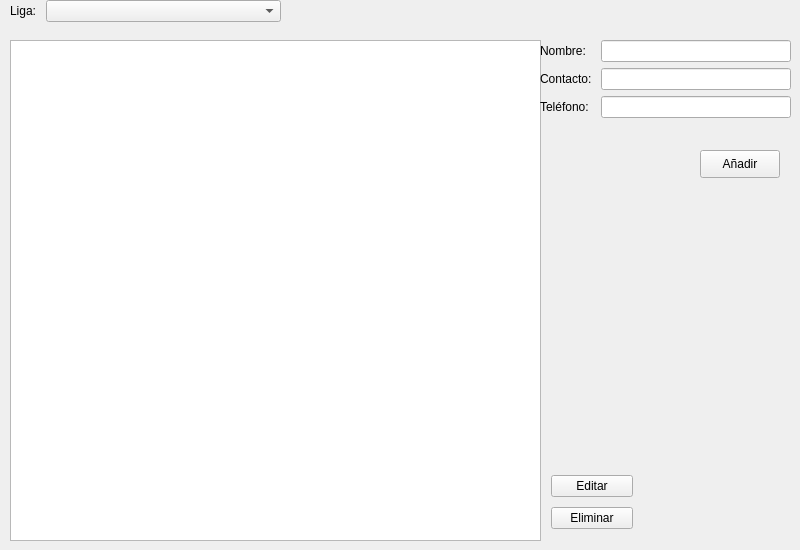
<ui version="4.0" >
 <class>Equipos</class>
 <widget class="QWidget" name="Equipos" >
  <property name="geometry" >
   <rect>
    <x>0</x>
    <y>0</y>
    <width>800</width>
    <height>550</height>
   </rect>
  </property>
  <property name="windowTitle" >
   <string>Form</string>
  </property>
  <widget class="QWidget" name="formLayoutWidget" >
   <property name="geometry" >
    <rect>
     <x>10</x>
     <y>0</y>
     <width>271</width>
     <height>41</height>
    </rect>
   </property>
   <layout class="QFormLayout" name="formLayout" >
    <property name="fieldGrowthPolicy" >
     <enum>QFormLayout::AllNonFixedFieldsGrow</enum>
    </property>
    <item row="0" column="0" >
     <widget class="QLabel" name="label" >
      <property name="text" >
       <string>Liga: </string>
      </property>
     </widget>
    </item>
    <item row="0" column="1" >
     <widget class="QComboBox" name="comboBox" />
    </item>
   </layout>
  </widget>
  <widget class="QTableWidget" name="tabla_equipos" >
   <property name="geometry" >
    <rect>
     <x>10</x>
     <y>40</y>
     <width>531</width>
     <height>501</height>
    </rect>
   </property>
  </widget>
  <widget class="QWidget" name="formLayoutWidget_2" >
   <property name="geometry" >
    <rect>
     <x>540</x>
     <y>40</y>
     <width>251</width>
     <height>111</height>
    </rect>
   </property>
   <layout class="QFormLayout" name="formLayout_2" >
    <property name="fieldGrowthPolicy" >
     <enum>QFormLayout::AllNonFixedFieldsGrow</enum>
    </property>
    <item row="0" column="0" >
     <widget class="QLabel" name="label_2" >
      <property name="text" >
       <string>Nombre: </string>
      </property>
     </widget>
    </item>
    <item row="0" column="1" >
     <widget class="QLineEdit" name="lineEdit" />
    </item>
    <item row="1" column="0" >
     <widget class="QLabel" name="label_3" >
      <property name="text" >
       <string>Contacto: </string>
      </property>
     </widget>
    </item>
    <item row="2" column="0" >
     <widget class="QLabel" name="label_4" >
      <property name="text" >
       <string>Teléfono: </string>
      </property>
     </widget>
    </item>
    <item row="1" column="1" >
     <widget class="QLineEdit" name="lineEdit_2" />
    </item>
    <item row="2" column="1" >
     <widget class="QLineEdit" name="lineEdit_3" />
    </item>
   </layout>
  </widget>
  <widget class="QPushButton" name="pushButton" >
   <property name="geometry" >
    <rect>
     <x>700</x>
     <y>150</y>
     <width>80</width>
     <height>28</height>
    </rect>
   </property>
   <property name="sizePolicy" >
    <sizepolicy vsizetype="Fixed" hsizetype="Fixed" >
     <horstretch>0</horstretch>
     <verstretch>0</verstretch>
    </sizepolicy>
   </property>
   <property name="layoutDirection" >
    <enum>Qt::LeftToRight</enum>
   </property>
   <property name="autoFillBackground" >
    <bool>false</bool>
   </property>
   <property name="text" >
    <string>Añadir</string>
   </property>
  </widget>
  <widget class="QWidget" name="" >
   <property name="geometry" >
    <rect>
     <x>551</x>
     <y>471</y>
     <width>82</width>
     <height>64</height>
    </rect>
   </property>
   <layout class="QGridLayout" name="gridLayout" >
    <item row="0" column="0" >
     <widget class="QPushButton" name="pushButton_2" >
      <property name="text" >
       <string>Editar</string>
      </property>
     </widget>
    </item>
    <item row="1" column="0" >
     <widget class="QPushButton" name="pushButton_4" >
      <property name="text" >
       <string>Eliminar</string>
      </property>
     </widget>
    </item>
   </layout>
  </widget>
 </widget>
 <resources/>
 <connections/>
</ui>
